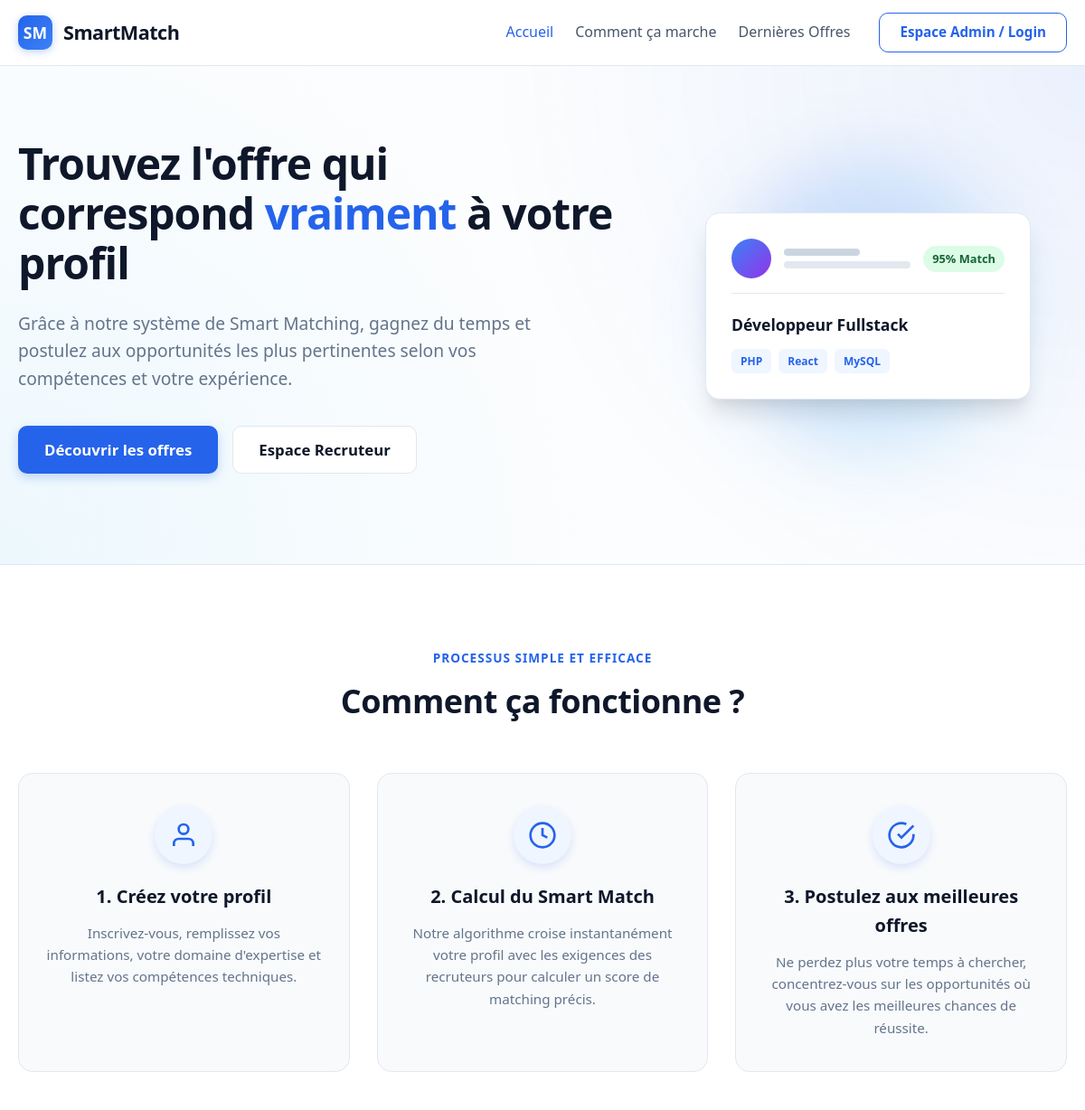
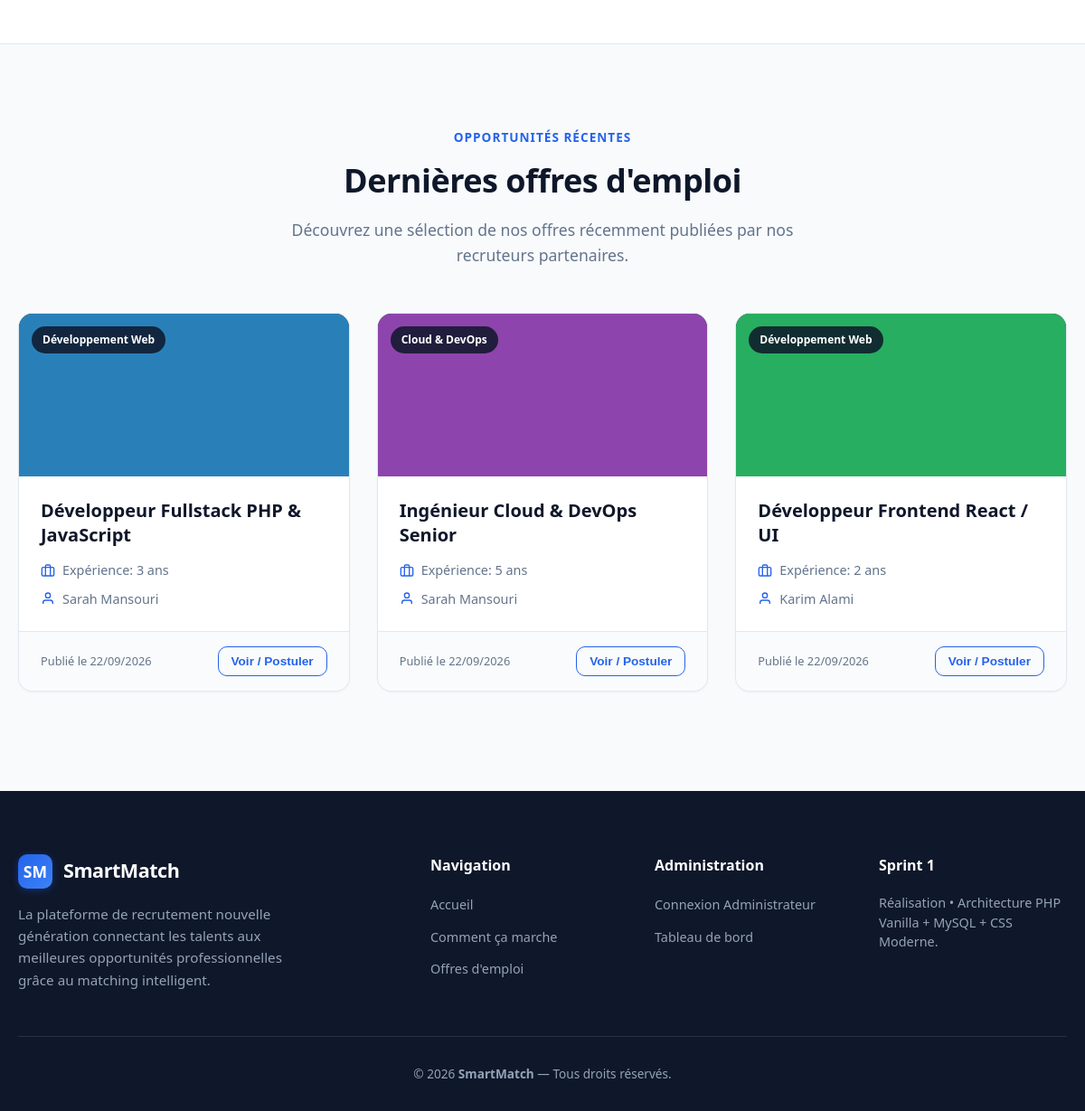
The page / on the database its author committed (2 pictures, top to bottom).
### tables this page shows
CREATE TABLE `offres` (
    `id_offre` INT AUTO_INCREMENT PRIMARY KEY,
    `titre` VARCHAR(150) NOT NULL,
    `description` TEXT NULL,
    `domaine` VARCHAR(100) NOT NULL,
    `years_required` INT NOT NULL DEFAULT 0,
    `image` VARCHAR(255) NULL,
    `id_recruteur` INT NOT NULL,
    `created_at` TIMESTAMP DEFAULT CURRENT_TIMESTAMP,
    `updated_at` TIMESTAMP DEFAULT CURRENT_TIMESTAMP ON UPDATE CURRENT_TIMESTAMP,
    CONSTRAINT `fk_offres_recruteur` FOREIGN KEY (`id_recruteur`) REFERENCES `users` (`id`) ON DELETE RESTRICT ON UPDATE CASCADE
);

CREATE TABLE `users` (
    `id` INT AUTO_INCREMENT PRIMARY KEY,
    `last_name` VARCHAR(50) NOT NULL,
    `first_name` VARCHAR(50) NOT NULL,
    `email` VARCHAR(100) NOT NULL UNIQUE,
    `password` VARCHAR(255) NOT NULL,
    `role` ENUM('candidat', 'recruteur', 'admin') NOT NULL DEFAULT 'candidat',
    `domaine` VARCHAR(100) NULL,
    `years_experience` INT NULL,
    `created_at` TIMESTAMP DEFAULT CURRENT_TIMESTAMP,
    `updated_at` TIMESTAMP DEFAULT CURRENT_TIMESTAMP ON UPDATE CURRENT_TIMESTAMP
);

### config/db.php (called while the page is built, shortened)
<?php
function e($string) {
    return htmlspecialchars((string)$string, ENT_QUOTES, 'UTF-8');
}

### public/index.php (the view, shortened to what this page needs)
<?php
require_once __DIR__ . '/../config/db.php';
$stmt = $pdo->query("
    SELECT o.id_offre, o.titre, o.domaine, o.years_required, o.image, o.created_at,
           u.first_name, u.last_name
    FROM offres o
    JOIN users u ON o.id_recruteur = u.id
    ORDER BY o.created_at DESC
    LIMIT 3
");
$latestOffres = $stmt->fetchAll();
function getOfferImageUrl($imageFileName) {
    $path = __DIR__ . '/assets/uploads/offres/' . $imageFileName;
    if (file_exists($path)) {
        return 'assets/uploads/offres/' . e($imageFileName);
    }
    return 'assets/images/placeholder.svg';
}
require_once __DIR__ . '/../includes/header.php';
?>
<section id="hero" class="hero-section">
    <div class="container hero-container">
        <div class="hero-content">
            <h1 class="hero-headline">Trouvez l'offre qui correspond <span class="highlight">vraiment</span> à votre profil</h1>
            <p class="hero-subheadline">
                Grâce à notre système de Smart Matching, gagnez du temps et postulez aux opportunités
                les plus pertinentes selon vos compétences et votre expérience.
            </p>
            <div class="hero-actions">
                <a href="#offers-preview" class="btn btn-primary btn-lg">Découvrir les offres</a>
                <a href="../admin/login.php" class="btn btn-secondary btn-lg">Espace Recruteur</a>
            </div>
        </div>
        <div class="hero-illustration">
            <div class="hero-card">
                <div class="hero-card-header">
                    <div class="mock-avatar"></div>
                    <div class="mock-lines">
                        <div class="line short"></div>
                        <div class="line"></div>
                    </div>
                    <div class="mock-match-badge">95% Match</div>
                </div>
                <div class="hero-card-body">
                    <div class="mock-title">Développeur Fullstack</div>
                    <div class="mock-tags">
                        <span class="mock-tag">PHP</span>
                        <span class="mock-tag">React</span>
                        <span class="mock-tag">MySQL</span>
                    </div>
                </div>
            </div>
        </div>
    </div>
</section>
<section id="how-it-works" class="how-it-works-section">
    <div class="container">
        <div class="section-heading text-center">
            <span class="section-subtitle">Processus simple et efficace</span>
            <h2 class="section-title">Comment ça fonctionne ?</h2>
        </div>
        <div class="hitw-grid">
            <div class="hitw-card">
                <div class="hitw-icon">
                    <svg viewBox="0 0 24 24" width="32" height="32" fill="none" stroke="currentColor" stroke-width="2"><path d="M20 21v-2a4 4 0 0 0-4-4H8a4 4 0 0 0-4 4v2"></path><circle cx="12" cy="7" r="4"></circle></svg>
                </div>
                <h3 class="hitw-title">1. Créez votre profil</h3>
                <p class="hitw-text">Inscrivez-vous, remplissez vos informations, votre domaine d'expertise et listez vos compétences techniques.</p>
            </div>
            <div class="hitw-card">
                <div class="hitw-icon">
                    <svg viewBox="0 0 24 24" width="32" height="32" fill="none" stroke="currentColor" stroke-width="2"><circle cx="12" cy="12" r="10"></circle><polyline points="12 6 12 12 16 14"></polyline></svg>
                </div>
                <h3 class="hitw-title">2. Calcul du Smart Match</h3>
                <p class="hitw-text">Notre algorithme croise instantanément votre profil avec les exigences des recruteurs pour calculer un score de matching précis.</p>
            </div>
            <div class="hitw-card">
                <div class="hitw-icon">
                    <svg viewBox="0 0 24 24" width="32" height="32" fill="none" stroke="currentColor" stroke-width="2"><path d="M22 11.08V12a10 10 0 1 1-5.93-9.14"></path><polyline points="22 4 12 14.01 9 11.01"></polyline></svg>
                </div>
                <h3 class="hitw-title">3. Postulez aux meilleures offres</h3>
                <p class="hitw-text">Ne perdez plus votre temps à chercher, concentrez-vous sur les opportunités où vous avez les meilleures chances de réussite.</p>
            </div>
        </div>
    </div>
</section>
<section id="offers-preview" class="offers-preview-section">
    <div class="container">
        <div class="section-heading text-center">
            <span class="section-subtitle">Opportunités récentes</span>
            <h2 class="section-title">Dernières offres d'emploi</h2>
            <p class="section-desc">Découvrez une sélection de nos offres récemment publiées par nos recruteurs partenaires.</p>
        </div>
        <?php if(empty($latestOffres)): ?>
            <div class="empty-state">
                <div class="empty-state-icon text-muted">
                    <svg viewBox="0 0 24 24" width="48" height="48" fill="none" stroke="currentColor" stroke-width="1.5"><rect x="2" y="7" width="20" height="14" rx="2" ry="2"></rect><path d="M16 21V5a2 2 0 0 0-2-2h-4a2 2 0 0 0-2 2v16"></path></svg>
                </div>
                <p>Aucune offre disponible pour le moment.</p>
            </div>
        <?php else: ?>
            <div class="offers-grid">
                <?php foreach($latestOffres as $offre): ?>
                    <div class="offer-card">
                        <div class="offer-cover" style="background-image: url('<?= getOfferImageUrl($offre['image']) ?>');">
                            <span class="offer-domain-badge"><?= e($offre['domaine']) ?></span>
                        </div>
                        <div class="offer-content">
                            <h3 class="offer-title"><?= e($offre['titre']) ?></h3>
                            <div class="offer-meta">
                                <span class="meta-item">
                                    <svg width="16" height="16" viewBox="0 0 24 24" fill="none" stroke="currentColor" stroke-width="2" class="icon"><rect x="2" y="7" width="20" height="14" rx="2" ry="2"></rect><path d="M16 21V5a2 2 0 0 0-2-2h-4a2 2 0 0 0-2 2v16"></path></svg>
                                    Expérience: <?= (int)$offre['years_required'] ?> an<?= $offre['years_required'] > 1 ? 's' : '' ?>
                                </span>
                                <span class="meta-item">
                                    <svg width="16" height="16" viewBox="0 0 24 24" fill="none" stroke="currentColor" stroke-width="2" class="icon"><path d="M20 21v-2a4 4 0 0 0-4-4H8a4 4 0 0 0-4 4v2"></path><circle cx="12" cy="7" r="4"></circle></svg>
                                    <?= e($offre['first_name'] . ' ' . $offre['last_name']) ?>
                                </span>
                            </div>
                        </div>
                        <div class="offer-footer">
                            <span class="offer-date">Publié le <?= date('d/m/Y', strtotime($offre['created_at'])) ?></span>
                            <button class="btn btn-outline btn-sm action-disabled" title="Disponible dans une prochaine version" onclick="alert('L\'inscription et la candidature seront disponibles dans le prochain sprint !');">Voir / Postuler</button>
                        </div>
                    </div>
                <?php endforeach; ?>
            </div>
        <?php endif; ?>
    </div>
</section>
<?php require_once __DIR__ . '/../includes/footer.php'; ?>

### includes/header.php (shortened to what this page needs)
<!DOCTYPE html>
<html lang="fr">
<head>
    <link rel="stylesheet" href="assets/css/style.css">
</head>
<body>
    <header class="public-navbar">
        <div class="container nav-container">
            <a href="index.php" class="nav-brand">
                <div class="brand-badge">SM</div>
                <span class="brand-name">SmartMatch</span>
            </a>
            <nav class="nav-menu" id="navMenu">
                <ul class="nav-links">
                    <li><a href="#hero" class="nav-link active">Accueil</a></li>
                    <li><a href="#how-it-works" class="nav-link">Comment ça marche</a></li>
                    <li><a href="#offers-preview" class="nav-link">Dernières Offres</a></li>
                </ul>
                <div class="nav-actions">
                    <a href="../admin/login.php" class="btn btn-outline">Espace Admin / Login</a>
                </div>
            </nav>
        </div>
    </header>

### includes/footer.php (shortened to what this page needs)
    <footer class="public-footer">
        <div class="container footer-container">
            <div class="footer-grid">
                <div class="footer-brand">
                    <div class="brand-inline">
                        <div class="brand-badge">SM</div>
                        <span class="brand-name">SmartMatch</span>
                    </div>
                    <p class="footer-description">
                        La plateforme de recrutement nouvelle génération connectant les talents aux meilleures opportunités professionnelles grâce au matching intelligent.
                    </p>
                </div>
                <div class="footer-col">
                    <h4 class="footer-title">Navigation</h4>
                    <ul class="footer-links">
                        <li><a href="#hero">Accueil</a></li>
                        <li><a href="#how-it-works">Comment ça marche</a></li>
                        <li><a href="#offers-preview">Offres d'emploi</a></li>
                    </ul>
                </div>
                <div class="footer-col">
                    <h4 class="footer-title">Administration</h4>
                    <ul class="footer-links">
                        <li><a href="../admin/login.php">Connexion Administrateur</a></li>
                        <li><a href="../admin/dashboard.php">Tableau de bord</a></li>
                    </ul>
                </div>
                <div class="footer-col">
                    <h4 class="footer-title">Sprint 1</h4>
                    <p class="footer-info">
                        Réalisation &bull; Architecture PHP Vanilla + MySQL + CSS Moderne.
                    </p>
                </div>
            </div>
            <div class="footer-bottom">
                <p>&copy; <?= date('Y') ?> <strong>SmartMatch</strong> &mdash; Tous droits réservés.</p>
            </div>
        </div>
    </footer>
</body>
</html>

### rows shown on the page
offres: image (picture), domaine "Développement Web", titre "Développeur Fullstack PHP & JavaScript", years_required "3", id_recruteur.last_name "Sarah Mansouri", created_at "22/09/2026"
offres: image (picture), domaine "Cloud & DevOps", titre "Ingénieur Cloud & DevOps Senior", years_required "5", id_recruteur.last_name "Sarah Mansouri", created_at "22/09/2026"
offres: image (picture), domaine "Développement Web", titre "Développeur Frontend React / UI", years_required "2", id_recruteur.last_name "Karim Alami", created_at "22/09/2026"
